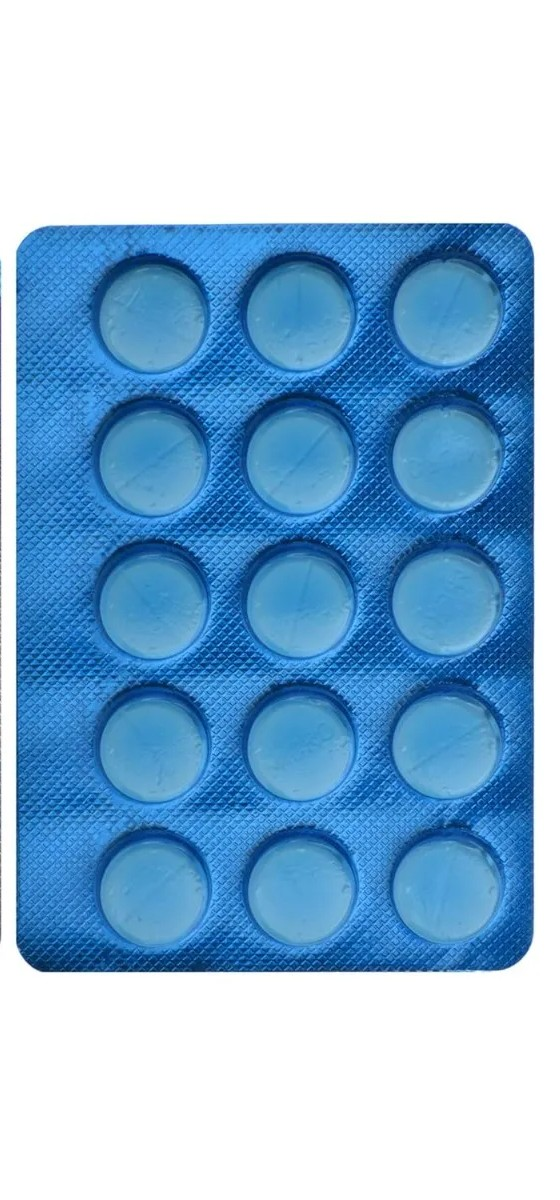
#> input picture input_images/IMG_7750.jpg, 560 x 1200 px; its folder holds only this picture in this run
$ python make_synthetic_dataset_augmented.py
#> lines starting #> are read from the running program, lines starting #| are printed output that depends on the picture
"""
make_synthetic_dataset_augmented.py

Creates a synthetic augmented dataset from input blister images.

Outputs:
- augmented images in output_dataset/images/

Requirements:
- Python 3.8+
- numpy
- opencv-python

Usage:
    python make_synthetic_dataset_augmented.py
"""

import os
import cv2
import numpy as np
import random

# ------------------------------
# CONFIG
# ------------------------------
INPUT_DIR = "input_images"   # folder with source blister images
OUTPUT_DIR = "output_dataset"
IMAGES_OUT = os.path.join(OUTPUT_DIR, "images")

AUG_PER_IMAGE = 10   # how many augmented variants per input image
IMAGE_SIZE = (640, 480)  # resized output canvas (w,h)

# Random augmentation ranges
ROTATE_RANGE = (-20, 20)       # degrees
SCALE_RANGE = (0.9, 1.1)
BRIGHTNESS_RANGE = (0.25, 1.3) # broadened to include low-light (dark) images
CONTRAST_RANGE = (0.6, 1.4)
GAUSSIAN_BLUR_RANGE = (0, 2)   # kernel sizes (0 to disable)
NOISE_STD = 8                  # gaussian noise stdev
PERSPECTIVE_PROB = 0.3
PERSPECTIVE_MAX_RATIO = 0.05   # how large perspective displacement may be (fraction of dims)

# Ensure output directories
os.makedirs(IMAGES_OUT, exist_ok=True)

# ------------------------------
# Geometric transforms helpers
# ------------------------------
def random_affine_transform(img):
    """Return transformed image."""
    h, w = img.shape[:2]

    # random rotate & scale & translate
    angle = random.uniform(*ROTATE_RANGE)
    scale = random.uniform(*SCALE_RANGE)
    tx = random.uniform(-0.05*w, 0.05*w)
    ty = random.uniform(-0.05*h, 0.05*h)

    # construct affine matrix
    M = cv2.getRotationMatrix2D((w/2, h/2), angle, scale)
    M[0,2] += tx
    M[1,2] += ty

    out = cv2.warpAffine(img, M, (w, h), flags=cv2.INTER_LINEAR, borderMode=cv2.BORDER_REPLICATE)

    # maybe perspective
    if random.random() < PERSPECTIVE_PROB:
        max_dx = PERSPECTIVE_MAX_RATIO * w
        max_dy = PERSPECTIVE_MAX_RATIO * h
        pts1 = np.float32([[0,0],[w-1,0],[w-1,h-1],[0,h-1]])
        pts2 = np.float32([
            [random.uniform(-max_dx, max_dx), random.uniform(-max_dy, max_dy)],
            [w-1+random.uniform(-max_dx, max_dx), random.uniform(-max_dy, max_dy)],
            [w-1+random.uniform(-max_dx, max_dx), h-1+random.uniform(-max_dy, max_dy)],
            [random.uniform(-max_dx, max_dx), h-1+random.uniform(-max_dy, max_dy)]
        ])
        P = cv2.getPerspectiveTransform(pts1, pts2)
        out = cv2.warpPerspective(out, P, (w, h), flags=cv2.INTER_LINEAR, borderMode=cv2.BORDER_REPLICATE)

    return out

def apply_color_jitter(img):
    out = img.astype(np.float32)
    alpha = random.uniform(*CONTRAST_RANGE)
    beta = random.uniform(*BRIGHTNESS_RANGE)
    out = out * alpha
    out = out * beta
    out = np.clip(out, 0, 255).astype(np.uint8)
    # blur
    k = int(random.uniform(*GAUSSIAN_BLUR_RANGE))
    if k % 2 == 0:
        k += 1
    if k > 1:
        out = cv2.GaussianBlur(out, (k,k), 0)
    # noise
    noise = np.random.normal(0, NOISE_STD * random.random(), out.shape).astype(np.float32)
    out = np.clip(out.astype(np.float32) + noise, 0, 255).astype(np.uint8)
    return out

# ------------------------------
# Main augmentation loop
# ------------------------------
def generate_dataset():
    # find candidate images in INPUT_DIR
    candidates = []
    exts = (".jpg", ".jpeg", ".png", ".bmp")
    if not os.path.exists(INPUT_DIR):
        print(f"Input directory '{INPUT_DIR}' not found.")
        return

    for f in os.listdir(INPUT_DIR):
        if f.lower().endswith(exts):
            candidates.append(os.path.join(INPUT_DIR, f))
    if not candidates:
        print("No images found in", INPUT_DIR)
        return

    out_count = 0

    for src_path in candidates:
        img_orig = cv2.imread(src_path)
#> img_orig is the input picture: shape (1200, 560, 3); mean B, G, R 215.9, 181, 138.1
        if img_orig is None:
            continue

        # resize preserving aspect to fit IMAGE_SIZE
        h0, w0 = img_orig.shape[:2]
#> h0 = 1200; w0 = 560
        target_w, target_h = IMAGE_SIZE
        scale = min(target_w / w0, target_h / h0)
#> scale = 0.4
        new_w, new_h = int(w0*scale), int(h0*scale)
#> new_w = 224; new_h = 480
        img = cv2.resize(img_orig, (new_w, new_h), interpolation=cv2.INTER_AREA)
        # pad to target size centered
        canvas = np.ones((target_h, target_w, 3), dtype=np.uint8)*255
        ox = (target_w - new_w)//2
#> ox = 208
        oy = (target_h - new_h)//2
#> oy = 0
        canvas[oy:oy+new_h, ox:ox+new_w] = img
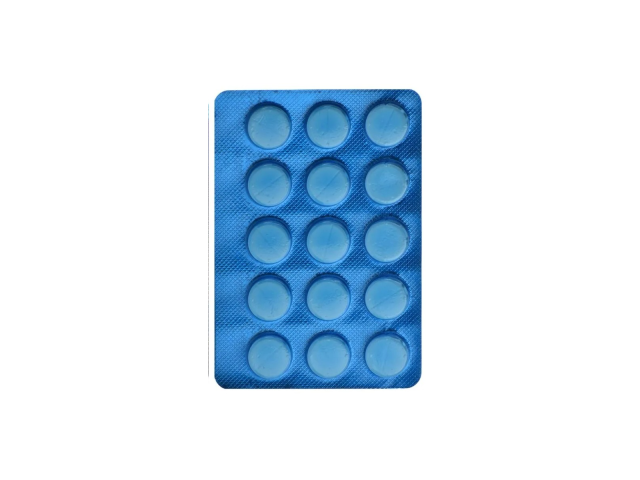
#> canvas: shape (480, 640, 3); mean B, G, R 241.3, 229.1, 214.1

        base_name = os.path.splitext(os.path.basename(src_path))[0]

        # create AUG_PER_IMAGE variants
        for ai in range(AUG_PER_IMAGE):
            aug_img = random_affine_transform(canvas)
            aug_img = apply_color_jitter(aug_img)

            out_name = f"{base_name}_aug_{out_count:05d}.jpg"
            out_img_path = os.path.join(IMAGES_OUT, out_name)

            # save image
            cv2.imwrite(out_img_path, aug_img)
            out_count += 1
#> this loop made 10 passes
#> pass 1, in random_affine_transform, `out = cv2.warpAffine(img, M, (w, h), flags=cv2.INTER_LINEAR, borderMod..`:
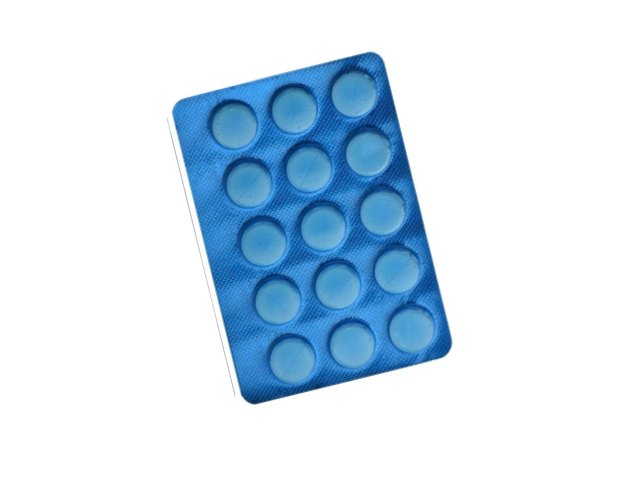
#> out: shape (480, 640, 3); mean B, G, R 239.9, 226.4, 209.7
#> after the loop, out_count = 10

        print(f"[INFO] processed {os.path.basename(src_path)} -> generated {AUG_PER_IMAGE} variants")

    print(f"[DONE] Generated ~{out_count} images in {IMAGES_OUT}")
#| [DONE] Generated ~10 images in output_dataset/images

if __name__ == "__main__":
    generate_dataset()

$ run again, on input_images/IMG_7754.JPG
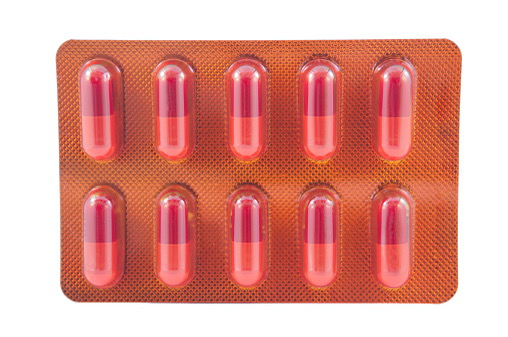
#> input picture input_images/IMG_7754.JPG, 508 x 337 px
#> in generate_dataset, img_orig is the input picture: shape (337, 508, 3); mean B, G, R 146.1, 154.7, 223.4
#> in generate_dataset, `canvas[oy:oy+new_h, ox:ox+new_w] = img`:
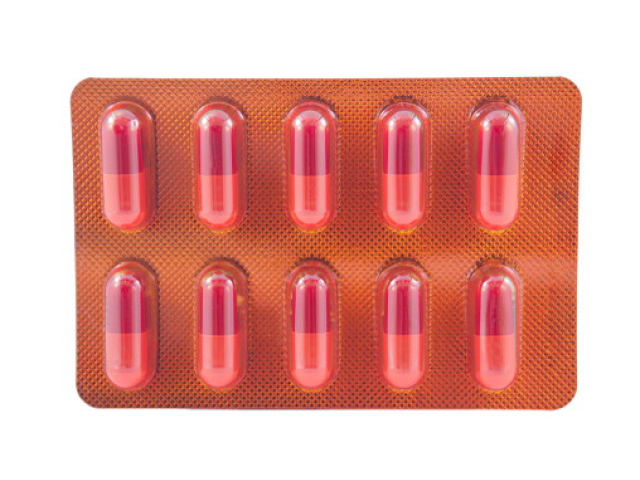
#> canvas: shape (480, 640, 3); mean B, G, R 158.7, 166.4, 227
#> the loop in generate_dataset, `for ai in range(AUG_PER_IMAGE):` made 10 passes
#> pass 1, in random_affine_transform, `out = cv2.warpAffine(img, M, (w, h), flags=cv2.INTER_LINEAR, borderMod..`:
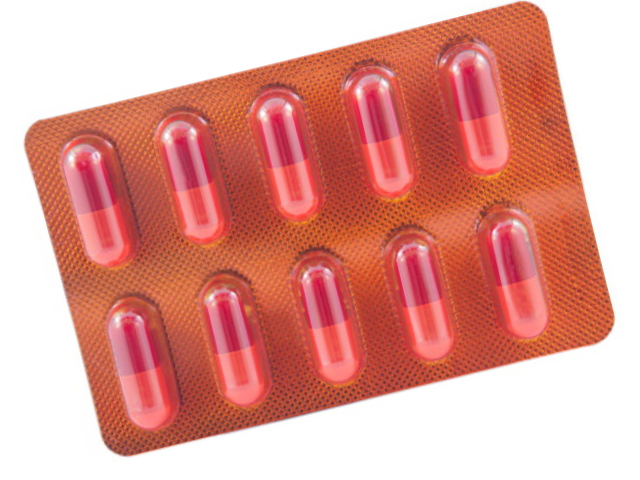
#> out: shape (480, 640, 3); mean B, G, R 148.5, 157, 224.1
#> after the loop in generate_dataset, `for ai in range(AUG_PER_IMAGE):`: out_count = 10
#| [DONE] Generated ~10 images in output_dataset/images

$ run again, on input_images/IMG_7752.JPG
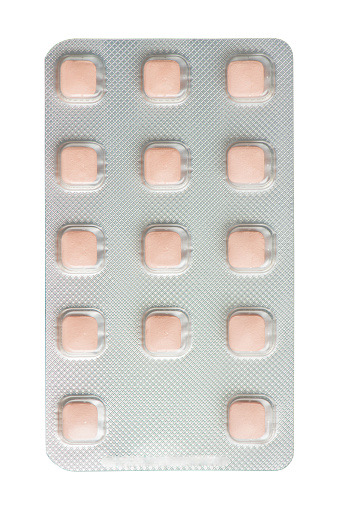
#> input picture input_images/IMG_7752.JPG, 339 x 508 px
#> in generate_dataset, img_orig is the input picture: shape (508, 339, 3); mean B, G, R 216.1, 219.7, 221.8
#> in generate_dataset, `canvas[oy:oy+new_h, ox:ox+new_w] = img`:
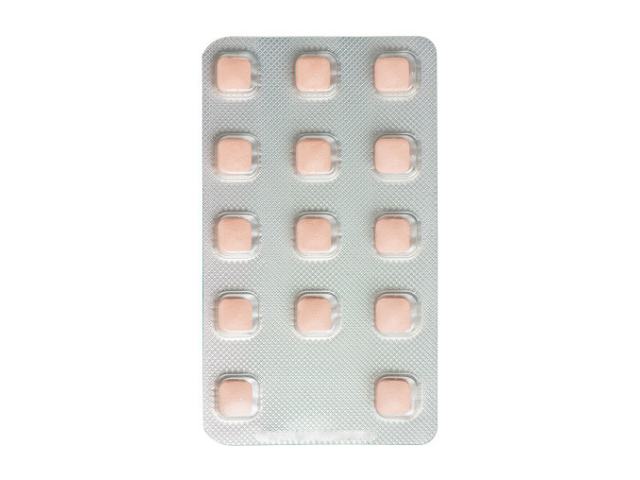
#> canvas: shape (480, 640, 3); mean B, G, R 235.6, 237.4, 238.4
#> the loop in generate_dataset, `for ai in range(AUG_PER_IMAGE):` made 10 passes
#> pass 1, in random_affine_transform, `out = cv2.warpAffine(img, M, (w, h), flags=cv2.INTER_LINEAR, borderMod..`:
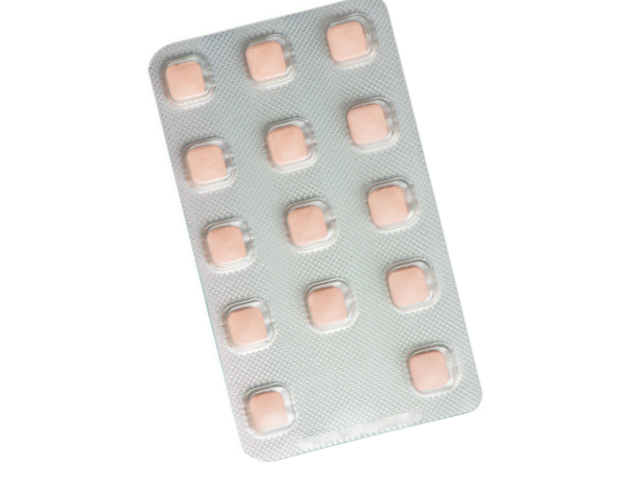
#> out: shape (480, 640, 3); mean B, G, R 233.5, 235.5, 236.7
#> after the loop in generate_dataset, `for ai in range(AUG_PER_IMAGE):`: out_count = 10
#| [DONE] Generated ~10 images in output_dataset/images

$ run again, on input_images/IMG_7753.JPG
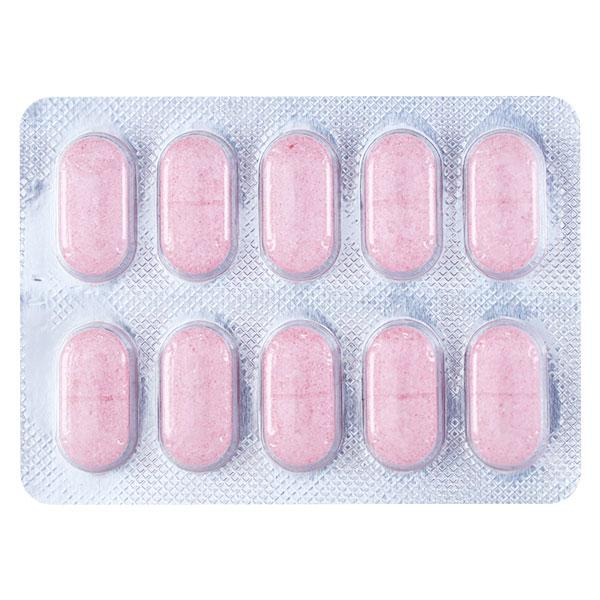
#> input picture input_images/IMG_7753.JPG, 600 x 600 px
#> in generate_dataset, img_orig is the input picture: shape (600, 600, 3); mean B, G, R 233.6, 222.6, 230.2
#> in generate_dataset, `canvas[oy:oy+new_h, ox:ox+new_w] = img`:
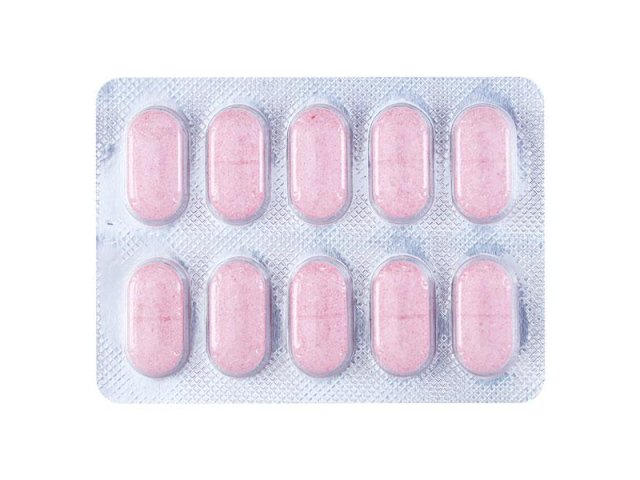
#> canvas: shape (480, 640, 3); mean B, G, R 239, 230.7, 236.4
#> the loop in generate_dataset, `for ai in range(AUG_PER_IMAGE):` made 10 passes
#> pass 1, in random_affine_transform, `out = cv2.warpAffine(img, M, (w, h), flags=cv2.INTER_LINEAR, borderMod..`:
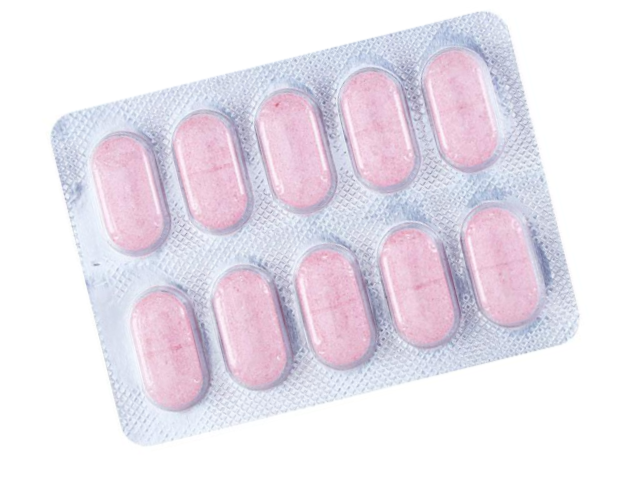
#> out: shape (480, 640, 3); mean B, G, R 237.3, 228.1, 234.4
#> after the loop in generate_dataset, `for ai in range(AUG_PER_IMAGE):`: out_count = 10
#| [DONE] Generated ~10 images in output_dataset/images
